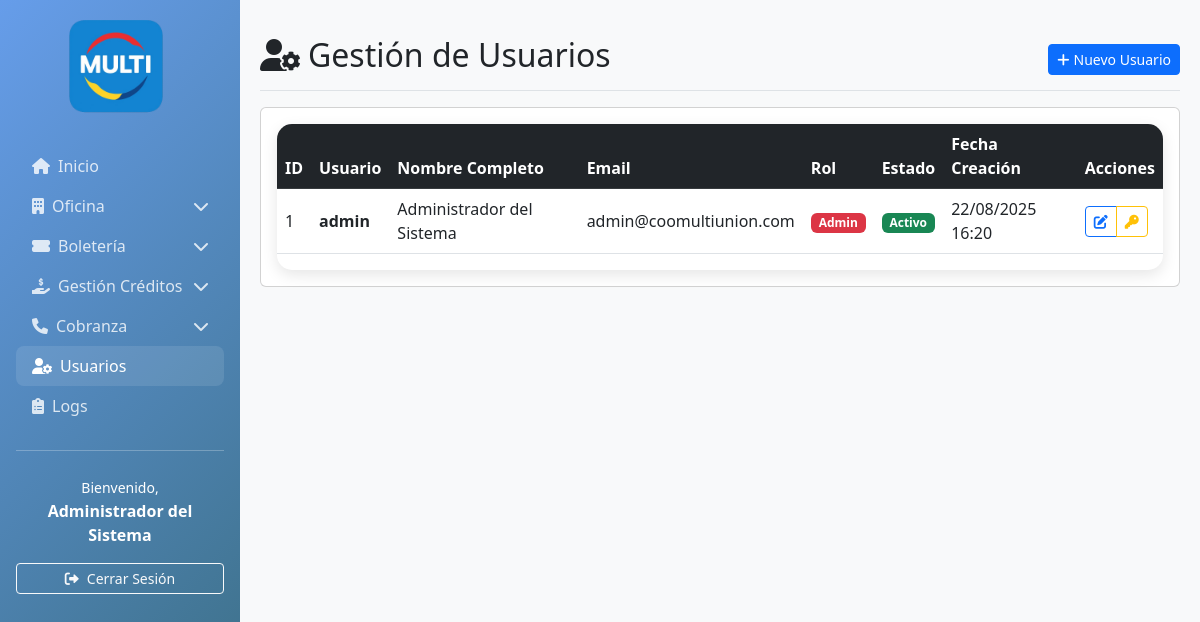
Page /ui/modules/usuarios/pages/usuarios.php (signed in) on the committed database.
### tables this page shows
CREATE TABLE IF NOT EXISTS control_usuarios (
    id INT AUTO_INCREMENT PRIMARY KEY,
    usuario VARCHAR(50) UNIQUE NOT NULL,
    password VARCHAR(255) NOT NULL,
    nombre_completo VARCHAR(100) NOT NULL,
    email VARCHAR(100),
    rol VARCHAR(20) NOT NULL,
    estado_activo BOOLEAN DEFAULT TRUE,
    fecha_creacion TIMESTAMP DEFAULT CURRENT_TIMESTAMP,
    fecha_actualizacion TIMESTAMP NULL DEFAULT NULL
);

### ui/config/paths.php (called while the page is built, shortened)
<?php
function getBaseUrl() {
    $scriptName = $_SERVER['SCRIPT_NAME'];
    $marker = '/ui/';
    $pos = strpos($scriptName, $marker);
    if ($pos !== false) {
        return substr($scriptName, 0, $pos + strlen($marker));
    }
    return './';
}
?>

### ui/config/database.php (called while the page is built, shortened)
<?php
class Database {
    private static $instance = null;
    private $connection;
    private function __construct() {
        try {
            $this->connection = new PDO(
                "mysql:host=" . DB_HOST . ";dbname=" . DB_NAME . ";charset=utf8mb4",
                DB_USER,
                DB_PASS,
                [
                    PDO::ATTR_ERRMODE => PDO::ERRMODE_EXCEPTION,
                    PDO::ATTR_DEFAULT_FETCH_MODE => PDO::FETCH_ASSOC,
                    PDO::ATTR_EMULATE_PREPARES => false
                ]
            );
        } catch (PDOException $e) {
            die("Error de conexión: " . $e->getMessage());
        }
    }
    public static function getInstance() {
        if (self::$instance === null) {
            self::$instance = new self();
        }
        return self::$instance;
    }
    public function getConnection() {
        return $this->connection;
    }
}
function getConnection() {
    return Database::getInstance()->getConnection();
}
?>

### ui/controllers/AuthController.php (called while the page is built, shortened)
<?php
require_once __DIR__ . '/../models/User.php';
require_once __DIR__ . '/../config/paths.php';
require_once __DIR__ . '/../config/database.php';
class AuthController {
    public function isAuthenticated() {
        return isset($_SESSION['user_id']) &&
               !empty($_SESSION['user_id']) &&
               isset($_SESSION['username']) &&
               isset($_SESSION['nombre_completo']) &&
               isset($_SESSION['user_role']);
    }
    public function getCurrentUser() {
        if ($this->isAuthenticated()) {
            return [
                'id' => $_SESSION['user_id'],
                'username' => $_SESSION['username'],
                'nombre_completo' => $_SESSION['nombre_completo'],
                'rol' => $_SESSION['user_role'],
                'email' => $_SESSION['user_email'] ?? ''
            ];
        }
        return null;
    }
    public function canAccessModule(string $moduleKey): bool {
        $role = $_SESSION['user_role'] ?? '';
        if ($role === 'admin') return true;
        return false;
    }
}
?>

### ui/models/User.php (called while the page is built, shortened)
<?php
require_once __DIR__ . '/../config/database.php';
class User {
    private $conn;
    public function __construct() {
        $this->conn = getConnection();
    }
    public function getAll() {
        try {
            $stmt = $this->conn->query("
                SELECT id, usuario, nombre_completo, email, rol, estado_activo as estado, fecha_creacion
                FROM control_usuarios
                ORDER BY nombre_completo
            ");
            return $stmt->fetchAll();
        } catch (Exception $e) {
            error_log("Error obteniendo usuarios: " . $e->getMessage());
            return [];
        }
    }
}
?>

### ui/utils/dictionary.php (called while the page is built, shortened)
<?php
require_once __DIR__ . '/../config/paths.php';
class Dictionary {
    private static $data = null;
    private static function load(): void {
        if (self::$data !== null) {
            return;
        }
        $jsonPath = getAbsolutePath('../dictionary.json');
        $raw = file_get_contents($jsonPath);
        $parsed = json_decode($raw, true);
        self::$data = is_array($parsed) ? $parsed : ['tablas' => []];
    }
    public static function label(string $table, string $field, ?string $default = null): string {
        $tablas = self::$data['tablas'] ?? [];
        $tabla = $tablas[$table] ?? null;
        return $default ?? ucwords(str_replace('_', ' ', $field));
    }
}
function dict_label(string $table, string $field, ?string $default = null): string {
    return Dictionary::label($table, $field, $default);
}
?>

### ui/modules/usuarios/pages/usuarios.php (the view, shortened to what this page needs)
<?php
require_once '../../../controllers/AuthController.php';
require_once '../../../models/User.php';
require_once '../../../config/paths.php';
require_once '../../../utils/dictionary.php';
$authController = new AuthController();
$authController->requireModule('usuarios.gestion');
$userModel = new User();
$usuarios = $userModel->getAll();
$currentUser = $authController->getCurrentUser();
$currentPage = 'usuarios';
include '../../../views/layouts/header.php';
?>
<div class="container-fluid">
    <div class="row">
        <?php include '../../../views/layouts/sidebar.php'; ?>
        <main class="col-12 main-content">
            <div class="d-flex justify-content-between flex-wrap flex-md-nowrap align-items-center pt-3 pb-2 mb-3 border-bottom">
                <h1 class="h2">
                    <i class="fas fa-user-cog me-2"></i>Gestión de Usuarios
                </h1>
                <div class="btn-toolbar mb-2 mb-md-0">
                    <button type="button" class="btn btn-sm btn-primary" data-bs-toggle="modal" data-bs-target="#createUserModal">
                        <i class="fas fa-plus me-1"></i>Nuevo Usuario
                    </button>
                </div>
            </div>
            <div class="card">
                <div class="card-body">
                    <div class="table-responsive">
                        <table class="table table-hover">
                            <thead class="table-dark">
                                <tr>
                                    <th>ID</th>
                                    <th><?php echo dict_label('control_usuarios','usuario','Usuario'); ?></th>
                                    <th><?php echo dict_label('control_usuarios','nombre_completo','Nombre Completo'); ?></th>
                                    <th><?php echo dict_label('control_usuarios','email','Email'); ?></th>
                                    <th><?php echo dict_label('control_usuarios','rol','Rol'); ?></th>
                                    <th><?php echo dict_label('control_usuarios','estado_activo','Estado'); ?></th>
                                    <th><?php echo dict_label('control_usuarios','fecha_creacion','Fecha Creación'); ?></th>
                                    <th>Acciones</th>
                                </tr>
                            </thead>
                            <tbody>
                                <?php foreach ($usuarios as $usuario): ?>
                                <tr>
                                    <td><?php echo htmlspecialchars($usuario['id']); ?></td>
                                    <td><strong><?php echo htmlspecialchars($usuario['usuario']); ?></strong></td>
                                    <td><?php echo htmlspecialchars($usuario['nombre_completo']); ?></td>
                                    <td><?php echo htmlspecialchars($usuario['email'] ?? ''); ?></td>
                                    <td>
                                        <span class="badge <?php echo $usuario['rol'] === 'admin' ? 'bg-danger' : 'bg-primary'; ?>">
                                            <?php echo ucfirst(htmlspecialchars($usuario['rol'])); ?>
                                        </span>
                                    </td>
                                    <td>
                                        <span class="badge <?php echo $usuario['estado'] ? 'bg-success' : 'bg-secondary'; ?>">
                                            <?php echo $usuario['estado'] ? 'Activo' : 'Inactivo'; ?>
                                        </span>
                                    </td>
                                    <td><?php echo date('d/m/Y H:i', strtotime($usuario['fecha_creacion'])); ?></td>
                                    <td>
                                        <div class="btn-group" role="group">
                                            <button type="button" class="btn btn-sm btn-outline-primary" data-bs-toggle="modal" data-bs-target="#editUserModal<?php echo $usuario['id']; ?>">
                                                <i class="fas fa-edit"></i>
                                            </button>
                                            <button type="button" class="btn btn-sm btn-outline-warning" data-bs-toggle="modal" data-bs-target="#changePasswordModal<?php echo $usuario['id']; ?>">
                                                <i class="fas fa-key"></i>
                                            </button>
                                        </div>
                                    </td>
                                </tr>
                                <?php endforeach; ?>
                            </tbody>
                        </table>
                    </div>
                </div>
            </div>
        </main>
    </div>
</div>
<?php include '../../../views/layouts/footer.php'; ?>

### ui/views/layouts/header.php (shortened to what this page needs)
<?php
require_once dirname(__DIR__, 2) . '/config/paths.php';
?>
<!DOCTYPE html>
<html lang="es">
<head>
    <link href="https://cdn.jsdelivr.net/npm/bootstrap@5.3.0/dist/css/bootstrap.min.css" rel="stylesheet">
    <link href="https://cdnjs.cloudflare.com/ajax/libs/font-awesome/6.0.0/css/all.min.css" rel="stylesheet">
</head>
<body>

### ui/views/layouts/sidebar.php (shortened to what this page needs)
<div class="sidebar p-3">
    <div class="text-center mb-4">
        <a href="<?php echo getBaseUrl(); ?>pages/dashboard.php" class="d-inline-flex align-items-center text-decoration-none text-white">
            <img src="<?php echo getBaseUrl(); ?>assets/img/logo.png" alt="Multi" height="100" class="me-2">
        </a>
    </div>
    <nav class="nav flex-column">
        <a class="nav-link <?php echo $currentPage === 'dashboard' ? 'active' : ''; ?>" href="<?php echo getBaseUrl(); ?>pages/dashboard.php">
            <i class="fas fa-home me-2"></i>Inicio
        </a>
        <?php
        if (!function_exists('canAccess')) {
            require_once dirname(__DIR__, 2) . '/controllers/AuthController.php';
            $___authTmp = new AuthController();
            function canAccess($moduleKey) {
                global $___authTmp;
                return $___authTmp->canAccessModule($moduleKey);
            }
        }
        ?>
        <?php if (!empty($currentUser)): ?>
        <?php $isOficinaOpen = in_array(($currentPage ?? ''), ['oficina','productos','asociados','pagos_pse','pagos_cash_qr','transacciones','trx_list','cargas']); ?>
        <a class="nav-link d-flex align-items-center justify-content-between" data-bs-toggle="collapse" href="#menuOficina" role="button" aria-expanded="<?php echo $isOficinaOpen ? 'true' : 'false'; ?>" aria-controls="menuOficina">
            <span><i class="fas fa-building me-2"></i>Oficina</span>
            <i class="fas fa-chevron-<?php echo $isOficinaOpen ? 'up' : 'down'; ?>"></i>
        </a>
        <?php $isBoleteriaOpen = in_array(($currentPage ?? ''), ['boleteria','boleteria_categorias','boleteria_boletas']); ?>
        <a class="nav-link d-flex align-items-center justify-content-between" data-bs-toggle="collapse" href="#menuBoleteria" role="button" aria-expanded="<?php echo $isBoleteriaOpen ? 'true' : 'false'; ?>" aria-controls="menuBoleteria">
            <span><i class="fas fa-ticket-alt me-2"></i>Boletería</span>
            <i class="fas fa-chevron-<?php echo $isBoleteriaOpen ? 'up' : 'down'; ?>"></i>
        </a>
        <?php $isCredOpen = in_array(($currentPage ?? ''), ['creditos','creditos_solicitudes','creditos_listado']); ?>
        <a class="nav-link d-flex align-items-center justify-content-between" data-bs-toggle="collapse" href="#menuCreditos" role="button" aria-expanded="<?php echo $isCredOpen ? 'true' : 'false'; ?>" aria-controls="menuCreditos">
            <span><i class="fas fa-hand-holding-usd me-2"></i>Gestión Créditos</span>
            <i class="fas fa-chevron-<?php echo $isCredOpen ? 'up' : 'down'; ?>"></i>
        </a>
        <?php $isCobranzaOpen = in_array(($currentPage ?? ''), ['cobranza','cobranza_comunicaciones']); ?>
        <a class="nav-link d-flex align-items-center justify-content-between" data-bs-toggle="collapse" href="#menuCobranza" role="button" aria-expanded="<?php echo $isCobranzaOpen ? 'true' : 'false'; ?>" aria-controls="menuCobranza">
            <span><i class="fas fa-phone me-2"></i>Cobranza</span>
            <i class="fas fa-chevron-<?php echo $isCobranzaOpen ? 'up' : 'down'; ?>"></i>
        </a>
        <?php if (canAccess('usuarios.gestion')): ?>
        <a class="nav-link <?php echo $currentPage === 'usuarios' ? 'active' : ''; ?>" href="<?php echo getBaseUrl(); ?>modules/usuarios/pages/usuarios.php">
            <i class="fas fa-user-cog me-2"></i>Usuarios
        </a>
        <?php endif; ?>
        <?php if (canAccess('logs.gestion')): ?>
        <a class="nav-link <?php echo $currentPage === 'logs' ? 'active' : ''; ?>" href="<?php echo getBaseUrl(); ?>modules/logs/pages/logs.php">
            <i class="fas fa-clipboard-list me-2"></i>Logs
        </a>
        <?php endif; ?>
        <?php endif; ?>
    </nav>
    <hr class="my-4">
    <div class="text-center">
        <small>Bienvenido,</small><br>
        <strong><?php echo htmlspecialchars($currentUser['nombre_completo'] ?? 'Usuario'); ?></strong>
    </div>
    <div class="mt-3">
        <a href="<?php echo getBaseUrl(); ?>logout.php" class="btn btn-outline-light btn-sm w-100">
            <i class="fas fa-sign-out-alt me-2"></i>Cerrar Sesión
        </a>
    </div>
</div>

### ui/views/layouts/footer.php (shortened to what this page needs)
</body>
</html>

### ui/views/layouts/header.php (style rules this page uses)
.sidebar { background: linear-gradient(135deg,rgb(102, 157, 234) 0%,rgb(57, 108, 127) 100%); min-height: 100vh; height: 100vh; color: white; position: fixed; top: 0; left: 0; z-index: 1000; overflow-y: auto; width: 240px; }
.sidebar .nav-link { color: rgba(255, 255, 255, 0.8); transition: all 0.3s ease; }
.sidebar .nav-link:hover, .sidebar .nav-link.active { color: white; background: rgba(255, 255, 255, 0.1); border-radius: 8px; }
.main-content { background-color: #f8f9fa; min-height: 100vh; padding: 20px; margin-left: 240px; width: calc(100% - 240px); box-sizing: border-box; }
.container-fluid { padding-left: 0; padding-right: 0; max-width: 100%; overflow-x: hidden; }
.row { margin-left: 0; margin-right: 0; }
.table-responsive { border-radius: 15px; box-shadow: 0 5px 15px rgba(0, 0, 0, 0.1); overflow-x: auto; max-width: 100%; }
.table td { vertical-align: middle; }

### rows in the picture
control_usuarios: nombre_completo "Administrador del Sistema", id "1", usuario "admin", email "admin@coomultiunion.com", rol "Admin", estado_activo "Activo", fecha_creacion "22/08/2025 16:20"

### other values in the picture
dict_label('control_usuarios','usuario','Usuario') "Usuario"
dict_label('control_usuarios','nombre_completo','Nombre Completo') "Nombre Completo"
dict_label('control_usuarios','email','Email') "Email"
dict_label('control_usuarios','rol','Rol') "Rol"
dict_label('control_usuarios','estado_activo','Estado') "Estado"
dict_label('control_usuarios','fecha_creacion','Fecha Creación') "Fecha Creación"
